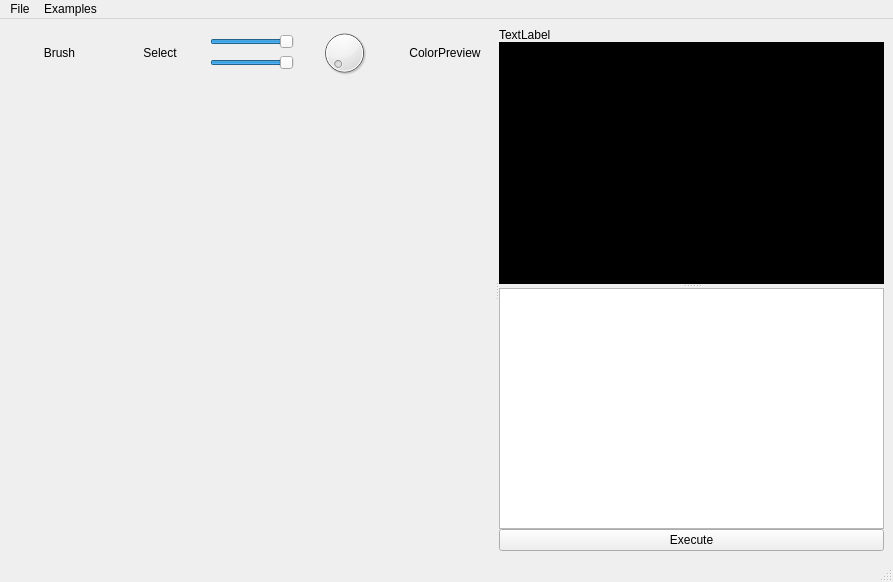
<?xml version="1.0" encoding="UTF-8"?>
<ui version="4.0">
 <class>MainWindow</class>
 <widget class="QMainWindow" name="MainWindow">
  <property name="geometry">
   <rect>
    <x>0</x>
    <y>0</y>
    <width>893</width>
    <height>582</height>
   </rect>
  </property>
  <property name="windowTitle">
   <string>MainWindow</string>
  </property>
  <property name="autoFillBackground">
   <bool>false</bool>
  </property>
  <property name="styleSheet">
   <string notr="true"/>
  </property>
  <widget class="QWidget" name="centralwidget">
  <layout class="QVBoxLayout" name="verticalLayout_3">
  <item>
   <widget class="QSplitter" name="splitter">
    <property name="geometry">
     <rect>
      <x>12</x>
      <y>12</y>
      <width>440</width>
      <height>513</height>
     </rect>
    </property>
    <property name="sizePolicy">
     <sizepolicy hsizetype="Expanding" vsizetype="Expanding">
      <horstretch>0</horstretch>
      <verstretch>0</verstretch>
     </sizepolicy>
    </property>
    <property name="orientation">
     <enum>Qt::Horizontal</enum>
    </property>
    <property name="opaqueResize">
     <bool>false</bool>
    </property>
    <property name="childrenCollapsible">
     <bool>true</bool>
    </property>
    <widget class="QWidget" name="verticalLayoutWidget">
     <layout class="QVBoxLayout" name="mainPaint">
      <item>
       <layout class="QHBoxLayout" name="toolBar">
        <property name="spacing">
         <number>0</number>
        </property>
        <property name="sizeConstraint">
         <enum>QLayout::SetDefaultConstraint</enum>
        </property>
        <item>
         <widget class="QLabel" name="brush">
          <property name="sizePolicy">
           <sizepolicy hsizetype="Preferred" vsizetype="Fixed">
            <horstretch>0</horstretch>
            <verstretch>0</verstretch>
           </sizepolicy>
          </property>
          <property name="text">
           <string>Brush</string>
          </property>
          <property name="alignment">
           <set>Qt::AlignCenter</set>
          </property>
         </widget>
        </item>
        <item>
         <widget class="QLabel" name="select">
          <property name="sizePolicy">
           <sizepolicy hsizetype="Preferred" vsizetype="Fixed">
            <horstretch>0</horstretch>
            <verstretch>0</verstretch>
           </sizepolicy>
          </property>
          <property name="text">
           <string>Select</string>
          </property>
          <property name="alignment">
           <set>Qt::AlignCenter</set>
          </property>
         </widget>
        </item>
        <item>
         <layout class="QVBoxLayout" name="colorPickerSliders">
          <item>
           <widget class="QSlider" name="saturationSlider">
            <property name="sizePolicy">
             <sizepolicy hsizetype="Fixed" vsizetype="Fixed">
              <horstretch>0</horstretch>
              <verstretch>0</verstretch>
             </sizepolicy>
            </property>
            <property name="maximum">
             <number>100</number>
            </property>
            <property name="value">
             <number>100</number>
            </property>
            <property name="orientation">
             <enum>Qt::Horizontal</enum>
            </property>
           </widget>
          </item>
          <item>
           <widget class="QSlider" name="valueSlider">
            <property name="sizePolicy">
             <sizepolicy hsizetype="Fixed" vsizetype="Fixed">
              <horstretch>0</horstretch>
              <verstretch>0</verstretch>
             </sizepolicy>
            </property>
            <property name="maximum">
             <number>100</number>
            </property>
            <property name="value">
             <number>100</number>
            </property>
            <property name="orientation">
             <enum>Qt::Horizontal</enum>
            </property>
           </widget>
          </item>
         </layout>
        </item>
        <item>
         <widget class="QDial" name="hueDial">
          <property name="maximum">
           <number>360</number>
          </property>
         </widget>
        </item>
        <item>
         <widget class="QLabel" name="colorPreview">
          <property name="sizePolicy">
           <sizepolicy hsizetype="Preferred" vsizetype="Fixed">
            <horstretch>0</horstretch>
            <verstretch>0</verstretch>
           </sizepolicy>
          </property>
          <property name="text">
           <string>ColorPreview</string>
          </property>
          <property name="alignment">
           <set>Qt::AlignCenter</set>
          </property>
         </widget>
        </item>
       </layout>
      </item>
      <item>
       <widget class="QLabel" name="mainImage">
        <property name="sizePolicy">
         <sizepolicy hsizetype="Ignored" vsizetype="Expanding">
          <horstretch>0</horstretch>
          <verstretch>0</verstretch>
         </sizepolicy>
        </property>
        <property name="autoFillBackground">
         <bool>false</bool>
        </property>
        <property name="styleSheet">
         <string notr="true"/>
        </property>
        <property name="text">
         <string/>
        </property>
        <property name="alignment">
         <set>Qt::AlignCenter</set>
        </property>
       </widget>
      </item>
     </layout>
    </widget>
    <widget class="QWidget" name="verticalLayoutWidget_2">
     <layout class="QVBoxLayout" name="verticalLayout">
      <property name="spacing">
       <number>0</number>
      </property>
      <property name="bottomMargin">
       <number>0</number>
      </property>
      <item>
       <layout class="QHBoxLayout" name="horizontalLayout_2">
        <item>
         <widget class="QLabel" name="label">
          <property name="text">
           <string>TextLabel</string>
          </property>
         </widget>
        </item>
        <item>
         <widget class="QLabel" name="unsavedChanges">
          <property name="maximumSize">
           <size>
            <width>25</width>
            <height>25</height>
           </size>
          </property>
          <property name="styleSheet">
           <string notr="true"/>
          </property>
          <property name="text">
           <string/>
          </property>
          <property name="pixmap">
           <pixmap resource="resources.qrc">:/newPrefix/icons/warning-98676_1280.png</pixmap>
          </property>
          <property name="scaledContents">
           <bool>true</bool>
          </property>
         </widget>
        </item>
        <item>
         <widget class="QLabel" name="unsavedLabel">
          <property name="sizePolicy">
           <sizepolicy hsizetype="Fixed" vsizetype="Fixed">
            <horstretch>0</horstretch>
            <verstretch>0</verstretch>
           </sizepolicy>
          </property>
          <property name="minimumSize">
           <size>
            <width>0</width>
            <height>0</height>
           </size>
          </property>
          <property name="maximumSize">
           <size>
            <width>25</width>
            <height>25</height>
           </size>
          </property>
          <property name="baseSize">
           <size>
            <width>20</width>
            <height>20</height>
           </size>
          </property>
          <property name="text">
           <string/>
          </property>
          <property name="pixmap">
           <pixmap resource="resources.qrc">:/newPrefix/icons/save-icon-original.png</pixmap>
          </property>
          <property name="scaledContents">
           <bool>true</bool>
          </property>
         </widget>
        </item>
       </layout>
      </item>
      <item>
       <widget class="QSplitter" name="splitter_2">
        <property name="orientation">
         <enum>Qt::Vertical</enum>
        </property>
        <widget class="QPlainTextEdit" name="codeEdit">
         <property name="styleSheet">
          <string notr="true">font-family:'Consolas'; 
color: #ccc; 
background-color: black;</string>
         </property>
         <property name="overwriteMode">
          <bool>false</bool>
         </property>
         <property name="tabStopWidth">
          <number>20</number>
         </property>
        </widget>
        <widget class="QPlainTextEdit" name="codeOutput">
         <property name="sizePolicy">
          <sizepolicy hsizetype="Expanding" vsizetype="Fixed">
           <horstretch>0</horstretch>
           <verstretch>0</verstretch>
          </sizepolicy>
         </property>
         <property name="readOnly">
          <bool>true</bool>
         </property>
         <property name="tabStopWidth">
          <number>30</number>
         </property>
        </widget>
       </widget>
      </item>
      <item>
       <widget class="QPushButton" name="executeBtn">
        <property name="text">
         <string>Execute</string>
        </property>
       </widget>
      </item>
     </layout>
    </widget>
   </widget>
   </item>
  </layout>
  </widget>
  <widget class="QMenuBar" name="menubar">
   <property name="geometry">
    <rect>
     <x>0</x>
     <y>0</y>
     <width>893</width>
     <height>24</height>
    </rect>
   </property>
   <widget class="QMenu" name="menuFile">
    <property name="title">
     <string>File</string>
    </property>
    <addaction name="actionOpen"/>
    <addaction name="actionSave"/>
   </widget>
   <widget class="QMenu" name="menuexm">
    <property name="title">
     <string>Examples</string>
    </property>
   </widget>
   <addaction name="menuFile"/>
   <addaction name="menuexm"/>
  </widget>
  <widget class="QStatusBar" name="statusbar"/>
  <action name="actionOpen">
   <property name="text">
    <string>Open</string>
   </property>
  </action>
  <action name="actionSave">
   <property name="text">
    <string>Save</string>
   </property>
  </action>
 </widget>
 <resources>
  <include location="resources.qrc"/>
 </resources>
 <connections/>
</ui>
